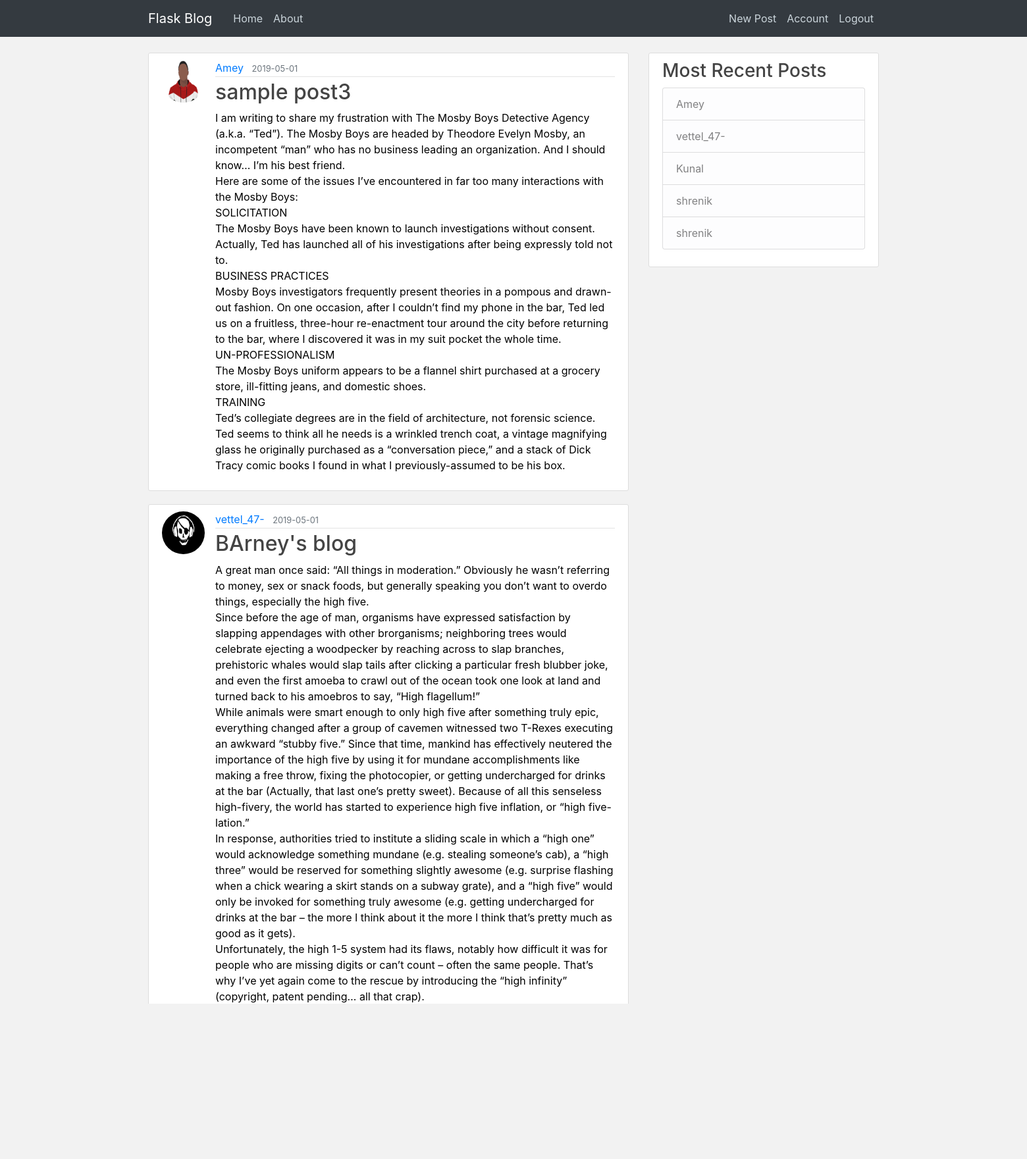
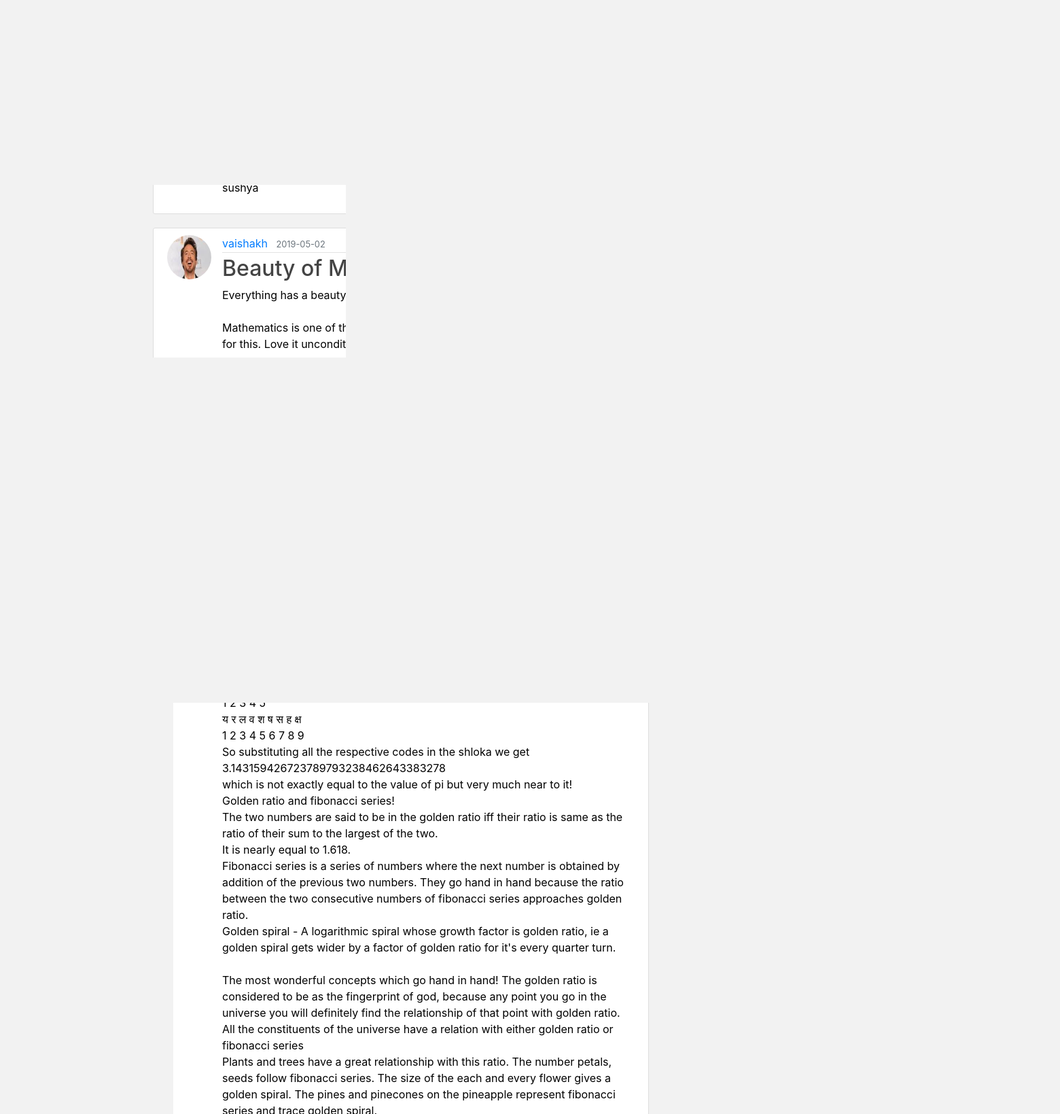
Screenshot of /home (signed in, upper part) with the database file from the repository (2 pictures, top to bottom).
### flaskblog/models.py (models this page shows, shortened)
class Post(db.Model):
    id = db.Column(db.Integer, primary_key=True)
    title = db.Column(db.String(100), nullable=False)
    date_posted = db.Column(db.DateTime, nullable=False, default=datetime.utcnow)
    content = db.Column(db.Text, nullable=False)
    user_id = db.Column(db.Integer, db.ForeignKey('user.id'), nullable=False)

class User(db.Model,UserMixin):
    id = db.Column(db.Integer, primary_key=True)
    username = db.Column(db.String(20), unique=True, nullable=False)
    email = db.Column(db.String(120), unique=True, nullable=False)
    image_file = db.Column(db.String(20), nullable=False, default='default.png')
    password = db.Column(db.String(60), nullable=False)
    posts = db.relationship('Post', backref='author', lazy=True)

### flaskblog/routes.py (the view)
@app.route("/")
@app.route("/home")
@login_required
def home():
    posts = Post.query.all()
    return render_template('home.html', posts=posts,Posts=Post.query.all()[:5])

### flaskblog/models.py (called while the page is built)
@login_manager.user_loader
def load_user(user_id):
    return User.query.get(int(user_id))

### flaskblog/templates/home.html
{% extends "layout.html" %}
{% block content %}
    {% for post in posts %}
        <article class="media content-section">
          <img class="rounded-circle article-img" src="{{ url_for('static', filename='profilepics/' + post.author.image_file) }}">
          <div class="media-body">
            <div class="article-metadata">
              <a class="mr-2" href="#">{{ post.author.username }}</a>
              <small class="text-muted">{{ post.date_posted.strftime('%Y-%m-%d') }}</small>
            </div>
            <h2><a class="article-title" href="{{ url_for('post', post_id=post.id) }}">{{ post.title }}</a></h2>
            <p class="article-content">{{ post.content }}</p>
          </div>
        </article>
    {% endfor %}
{% endblock content %}

### flaskblog/templates/layout.html (shortened to what this page needs)
<!DOCTYPE html>
<html>
<head>
    <link rel="stylesheet" href="https://maxcdn.bootstrapcdn.com/bootstrap/4.0.0/css/bootstrap.min.css">
    <link rel="stylesheet" type="text/css" href="{{ url_for('static', filename='main.css') }}">
</head>
<body>
    <header class="site-header">
      <nav class="navbar navbar-expand-md navbar-dark bg-dark fixed-top">
        <div class="container">
          <a class="navbar-brand mr-4" href="/">Flask Blog</a>
          <div class="collapse navbar-collapse" id="navbarToggle">
            <div class="navbar-nav mr-auto">
              <a class="nav-item nav-link" href="{{ url_for('home') }}">Home</a>
              <a class="nav-item nav-link" href="{{ url_for('about') }}">About</a>
            </div>
            <div class="navbar-nav">
              {% if current_user.is_authenticated %}
                <a class="nav-item nav-link" href="{{ url_for('new_post') }}">New Post</a>
                <a class="nav-item nav-link" href="{{ url_for('account') }}">Account</a>
                <a class="nav-item nav-link" href="{{ url_for('logout') }}">Logout</a>
              {% else %}
                <a class="nav-item nav-link" href="{{ url_for('login') }}">Login</a>
                <a class="nav-item nav-link" href="{{ url_for('register') }}">Register</a>
              {% endif %}
            </div>
          </div>
        </div>
      </nav>
    </header>
    <main role="main" class="container color1">
      <div class="row">
        <div class="col-md-8">
          {% block content %}{% endblock %}
        </div>
        <div class="col-md-4">
          <div class="content-section">
            <h3>Most Recent Posts </h3>
              <ul class="list-group">
                {% for posts in Posts %}
                  <li class="list-group-item list-group-item-light">  {{ posts.author.username }}</li>
                {% endfor %}
              </ul>
          </div>
        </div>
      </div>
    </main>
</body>
</html>

### flaskblog/static/main.css (style rules this page uses)
body { background: rgb(0, 51, 102); color: #333333; margin-top: 5rem; }
h1, h2, h3, h4, h5, h6 { color: #444444; }
.site-header .navbar-nav .nav-link { color: #cbd5db; }
.content-section { background: #ffffff; padding: 10px 20px; border: 1px solid #dddddd; border-radius: 3px; margin-bottom: 20px; }
.article-title { color: #444444; }
.article-content { white-space: pre-line; }
.article-img { height: 65px; width: 65px; margin-right: 16px; }
.article-metadata { padding-bottom: 1px; margin-bottom: 4px; border-bottom: 1px solid #e3e3e3 }

### flaskblog/templates/layout.html (style rules this page uses)
body { background:rgb(242, 242, 242); color: black; }

### rows the page displays
Post: image_file (placeholder picture), author.username "Amey", date_posted "2019-05-01", title "sample post3", content "I am writing to share my frustration with The Mosby Boys Detective Agency (a.k.a. “Ted”). The Mosby Boys are headed by Theodore Evelyn Mosby, an incompetent “man” who has no business leading an organization. And I should know… I’m his best friend. Here are some of the issues I’ve encountered in far too many interactions with the Mosby Boys: SOLICITATION The Mosby Boys have been known to launch investigations without consent. Actually, Ted has launched all of his investigations after being expressly told not to. BUSINESS PRACTICES Mosby Boys investigators frequently present theories in a pompous and drawn-out fashion. On one occasion, after I couldn’t find my phone in the bar, Ted led us on…"
Post: image_file (picture), author.username "vettel_47-", date_posted "2019-05-01", title "BArney's blog", content "A great man once said: “All things in moderation.” Obviously he wasn’t referring to money, sex or snack foods, but generally speaking you don’t want to overdo things, especially the high five. Since before the age of man, organisms have expressed satisfaction by slapping appendages with other brorganisms; neighboring trees would celebrate ejecting a woodpecker by reaching across to slap branches, prehistoric whales would slap tails after clicking a particular fresh blubber joke, and even the first amoeba to crawl out of the ocean took one look at land and turned back to his amoebros to say, “High flagellum!” While animals were smart enough to only high five after something truly epic,…"
Post: image_file (picture), author.username "Kunal"
Post: image_file (picture), author.username "shrenik"
Post: image_file (picture), content "sushya", author.username "shrenik"
Post: image_file (picture), author.username "vaishakh", date_posted "2019-05-02", title "Beauty of Mathematics"
